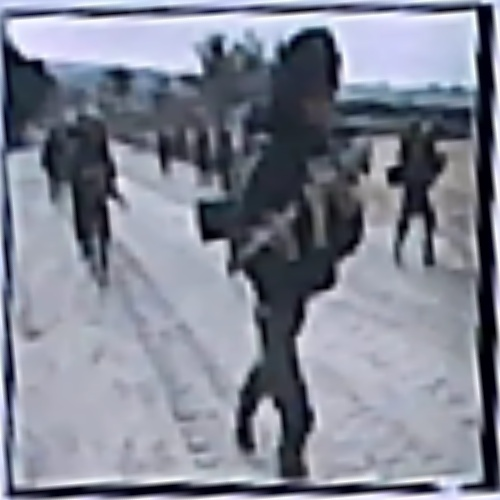
#> input picture Task_4/Task_4A/Arena_Images/Combat_Eval.jpg, 500 x 500 px, given in place of the camera
$ jupyter execute --allow-errors new_task_4a.ipynb   (text cells are left out)
#> lines starting #> are read from the running program, lines starting #| are printed output that depends on the picture
[cell 1]
from keras.models import load_model
import os
from torchvision import transforms
import numpy as np
import cv2 as cv
from keras.preprocessing import image
from keras.preprocessing.image import load_img, img_to_array
from tensorflow.keras.applications.resnet_v2 import preprocess_input
import math

[cell 2]
class_labels = [
    "combat",
    "destroyed_buildings",
    "fire",
    "human_aid_rehabilitation",
    "military_vehicles",
]
IMG_SIZE = (90, 90)
IMAGE_ORDER = ["A", "B", "C", "D", "E"]
predicted_class_list = []

[cell 3]
def preprocess_arena(arena):
    arena = cv.rotate(arena, cv.ROTATE_90_COUNTERCLOCKWISE)
    arena = arena[450:1750, 0:1080]
    return arena

[cell 4]
def detect_ArUco_details(image):
    ArUco_details_dict = {}
    ArUco_corners = {}

    # [7 lines of commented-out code are left out]

    image_gray = cv.cvtColor(image, cv.COLOR_BGR2GRAY)
    # image_gray = cv.GaussianBlur(image_gray, (5, 5), 3)
    dictionary = cv.aruco.getPredefinedDictionary(cv.aruco.DICT_4X4_1000)
    parameters = cv.aruco.DetectorParameters()
    detector = cv.aruco.ArucoDetector(dictionary, parameters)
    bboxs, ids, _ = detector.detectMarkers(image_gray)

    # image = cv.flip(image, 1)

    if ids is not None:
        # bboxs[0][0][3],bboxs[0][0][2] = bboxs[0][0][2],bboxs[0][0][3]
        # for i in range(0, 3):
        #     bboxs[0][0][i][0] = abs(bboxs[0][0][i][0] - frame_width)
        ArUco_corners2 = (np.int0(bboxs)).ravel()
        # print(bboxs[0][0][0][0])
        ArUco_corners = {}
        ArUco_corners_list = []
        count1 = 0
        count2 = 0
        for i in range(0, len(ArUco_corners2), +2):
            temp = []
            temp.append(ArUco_corners2[i])
            temp.append(ArUco_corners2[i + 1])
            count1 += 1
            ArUco_corners_list.append(temp)
            if count1 % 4 == 0 and count1 != 0:
                ArUco_corners[count2] = ArUco_corners_list
                count2 += 1
                ArUco_corners_list = []
        ArUco_ID = ids.ravel()
        centre = []
        for i in range(0, len(ArUco_corners)):
            sumx = 0
            sumy = 0
            for j in range(0, 4):
                sumx += ArUco_corners[i][j][0]
                sumy += ArUco_corners[i][j][1]
            lst = []
            lst.append(int(sumx / 4.0))
            lst.append(int(sumy / 4.0))
            centre.append(lst)

        slope = []
        for i in range(0, len(ArUco_corners)):
            vr = 0
            x1 = int(round((ArUco_corners[i][0][0] + ArUco_corners[i][1][0]) / 2))
            y1 = int(round((ArUco_corners[i][0][1] + ArUco_corners[i][1][1]) / 2))
            x2 = centre[i][0]
            y2 = centre[i][1]
            c = 0
            if x2 == x1 and y2 <= y1:  # 2nd Quadrant
                vr = -180
                c += 1
            elif x2 <= x1 and y2 == y1:  # 1st Quadrant
                vr = -90
                c += 1
            elif x2 >= x1 and y2 == y1:  # 3rd Quadrant
                vr = 90
                c += 1
            elif x2 == x1 and y2 >= y1:  # 4th Quadrant
                vr = 0
                c += 1
            if c == 0:
                x1 = ArUco_corners[i][0][0]
                x2 = ArUco_corners[i][1][0]
                y1 = ArUco_corners[i][0][1]
                y2 = ArUco_corners[i][1][1]
                if x1 != x2:
                    vr = int(round(math.degrees(math.atan2((y1 - y2), (x2 - x1)))))
                vr = int(vr)
                x1 = int(round((ArUco_corners[i][0][0] + ArUco_corners[i][1][0]) / 2))
                y1 = int(round((ArUco_corners[i][0][1] + ArUco_corners[i][1][1]) / 2))
                x2 = centre[i][0]
                y2 = centre[i][1]
            slope.append(vr)
        lst = []
        for i in range(0, len(ArUco_ID)):
            lst.append(centre[i])
            lst.append(int(slope[i]))
            ArUco_details_dict[int(ArUco_ID[i])] = lst
            lst = []
        ArUco_corners_copy = ArUco_corners.copy()
        ArUco_corners = {}
        for i in range(0, len(ArUco_ID)):
            ArUco_corners[int(abs(ArUco_ID[i]))] = ArUco_corners_copy[i]

    return ArUco_details_dict, ArUco_corners

[cell 5]
def get_ROI_Images(arena):
    roi_images_array = []
    event_arcs = [21, 29, 30, 34, 48]
    for i in event_arcs:
        ArUco_details_dict, _ = detect_ArUco_details(arena)
        print("ArUco_details_dict", ArUco_details_dict)
        point1 = (ArUco_details_dict[i][0][0], ArUco_details_dict[i][0][1] - 50)
        point2 = (
            ArUco_details_dict[i][0][0] - 200,
            ArUco_details_dict[i][0][1] + 120,
        )
        top_left = (min(point1[0], point2[0]), min(point1[1], point2[1]))
        bottom_right = (max(point1[0], point2[0]), max(point1[1], point2[1]))
        roi = arena[top_left[1] : bottom_right[1], top_left[0] : bottom_right[0]]

        # roi_images = np.zeros_like(arena)
        # roi_images[top_left[1] : bottom_right[1], top_left[0] : bottom_right[0]] = roi
        # roi_images_array.append(roi_images)
        roi_images_array.append(roi)
    return roi_images_array

[cell 6]
# [36 lines left out: function threshold_sweep, not called in this run]

[cell 7]
# [34 lines left out: function put_bounding_square, not called in this run]

[cell 8]
# [11 lines left out: function predict_class, not called in this run]

[cell 9]
# [15 lines left out: function add_event_name, not called in this run]

[cell 10]
# arena = cv.imread("/mnt/Storage/Pictures/picture_2023-12-23_23-59-36 (copy).jpg")
try:
    cap = cv.VideoCapture("/dev/video2")
    if not cap.isOpened():
        print("Could not open /dev/video2")
        raise Exception("Could not open /dev/video2")
except:
    cap = cv.VideoCapture("/dev/video3")
    if not cap.isOpened():
        print("Could not open /dev/video3 either. Please check your device.")
        try:
            cap = cv.VideoCapture("/dev/video0")
            if not cap.isOpened():
                print("Could not open /dev/video0")
                raise Exception("Could not open /dev/video0")
        except:
            cap = cv.VideoCapture("/dev/video1")
            if not cap.isOpened():
                print("Could not open /dev/video1 either. Please check your device.")

desired_width = 1920
desired_height = 1080
cap.set(cv.CAP_PROP_FRAME_WIDTH, desired_width)
cap.set(cv.CAP_PROP_FRAME_HEIGHT, desired_height)
ret, arena = cap.read()
#> arena is the input picture: shape (500, 500, 3); mean B, G, R 146.5, 132.3, 128
if detect_ArUco_details(arena) == {}:
#> in detect_ArUco_details, `image_gray = cv.cvtColor(image, cv.COLOR_BGR2GRAY)`:
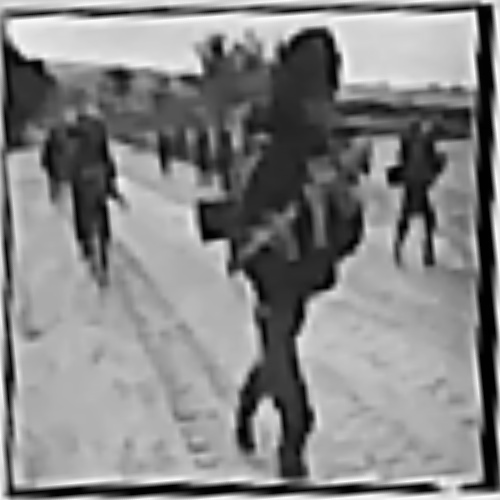
#> image_gray: shape (500, 500); min 0, max 255, mean 132.6
#> in detect_ArUco_details, `bboxs, ids, _ = detector.detectMarkers(image_gray)`: bboxs = (); ids = None
    try:
        cap = cv.VideoCapture("/dev/video0")
        if not cap.isOpened():
            print("Could not open /dev/video0")
            raise Exception("Could not open /dev/video0")
    except:
        cap = cv.VideoCapture("/dev/video1")
        if not cap.isOpened():
            print("Could not open /dev/video1 either. Please check your device.")
    desired_width = 1920
    desired_height = 1080
    cap.set(cv.CAP_PROP_FRAME_WIDTH, desired_width)
    cap.set(cv.CAP_PROP_FRAME_HEIGHT, desired_height)

arena = preprocess_arena(arena)
#> in preprocess_arena, `arena = cv.rotate(arena, cv.ROTATE_90_COUNTERCLOCKWISE)`:
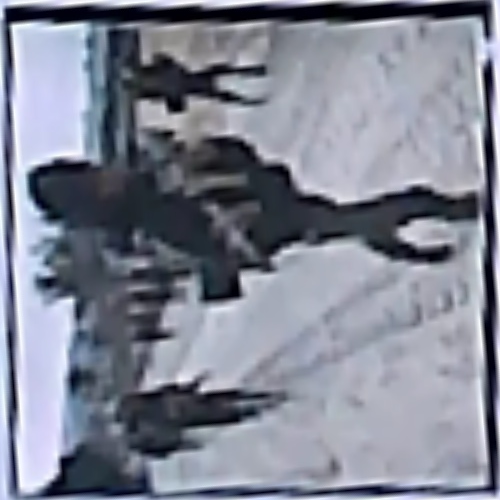
#> arena: shape (500, 500, 3); mean of channels 0, 1, 2 146.5, 132.3, 128; drawn as B, G, R
#> in preprocess_arena, `arena = arena[450:1750, 0:1080]`:
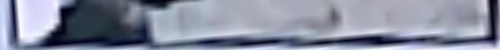
#> arena: shape (50, 500, 3); mean of channels 0, 1, 2 157.7, 139.5, 134; drawn as B, G, R
#> the loop in get_ROI_Images, `for i in event_arcs:` made 1 pass
#| ArUco_details_dict {}
#> pass 1, in detect_ArUco_details (call 2), `image_gray = cv.cvtColor(image, cv.COLOR_BGR2GRAY)`:
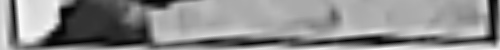
#> image_gray: shape (50, 500); min 2, max 252, mean 139.9
#> after the loop in get_ROI_Images, `for i in event_arcs:`: roi_images_array = []
cv.imshow("I_Arena", arena)


#> (the rest of this cell did not finish here and is left out)

$ run again, on Task_4/Task_4A/Arena_Images/Combat_Test1.jpg
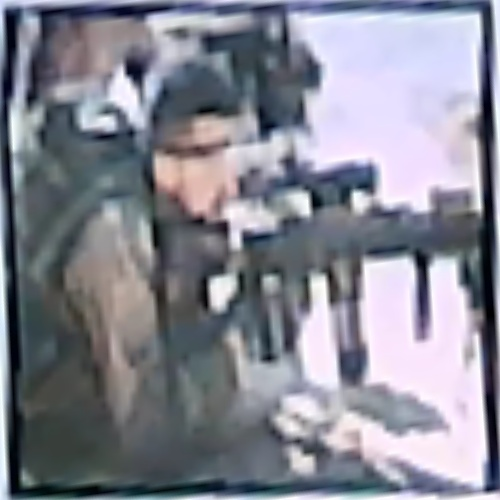
#> input picture Task_4/Task_4A/Arena_Images/Combat_Test1.jpg, 500 x 500 px, given in place of the camera
#> arena is the input picture: shape (500, 500, 3); mean B, G, R 146.2, 134.9, 133.6
#> bboxs = (); ids = None
#> in preprocess_arena, `arena = cv.rotate(arena, cv.ROTATE_90_COUNTERCLOCKWISE)`:
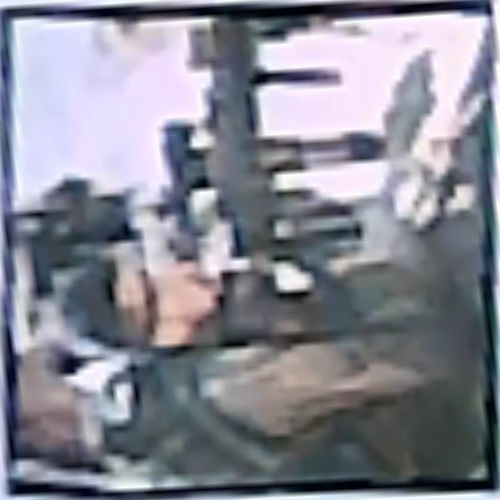
#> arena: shape (500, 500, 3); mean of channels 0, 1, 2 146.2, 134.9, 133.6; drawn as B, G, R
#> the loop in get_ROI_Images, `for i in event_arcs:` made 1 pass
#| ArUco_details_dict {}
#> pass 1, in detect_ArUco_details (call 2), `image_gray = cv.cvtColor(image, cv.COLOR_BGR2GRAY)`:
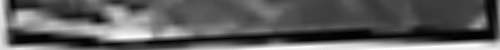
#> image_gray: shape (50, 500); min 1, max 253, mean 93.1
#> after the loop in get_ROI_Images, `for i in event_arcs:`: roi_images_array = []

$ run again, on Task_4/Task_4A/Arena_Images/Fire_Eval.jpg
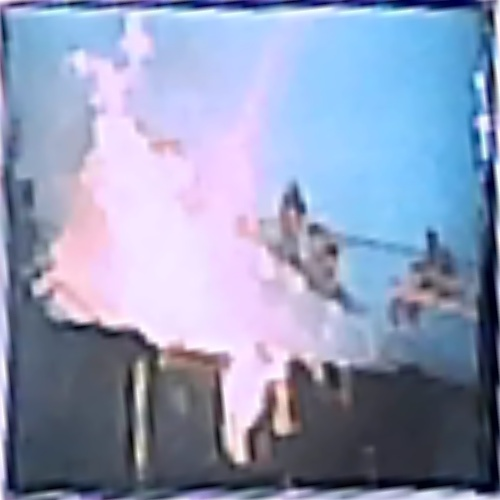
#> input picture Task_4/Task_4A/Arena_Images/Fire_Eval.jpg, 500 x 500 px, given in place of the camera
#> arena is the input picture: shape (500, 500, 3); mean B, G, R 183.5, 153.9, 142.6
#> in detect_ArUco_details, `image_gray = cv.cvtColor(image, cv.COLOR_BGR2GRAY)`:
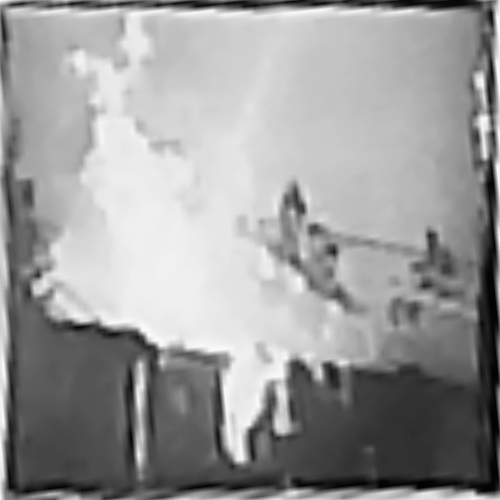
#> image_gray: shape (500, 500); min 1, max 254, mean 153.9
#> bboxs = (); ids = None
#> the loop in get_ROI_Images, `for i in event_arcs:` made 1 pass
#| ArUco_details_dict {}
#> pass 1, in detect_ArUco_details (call 2), `image_gray = cv.cvtColor(image, cv.COLOR_BGR2GRAY)`:
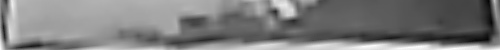
#> image_gray: shape (50, 500); min 5, max 253, mean 124.6
#> after the loop in get_ROI_Images, `for i in event_arcs:`: roi_images_array = []

$ run again, on Task_4/Task_4A/Arena_Images/Fire_Test1.jpg
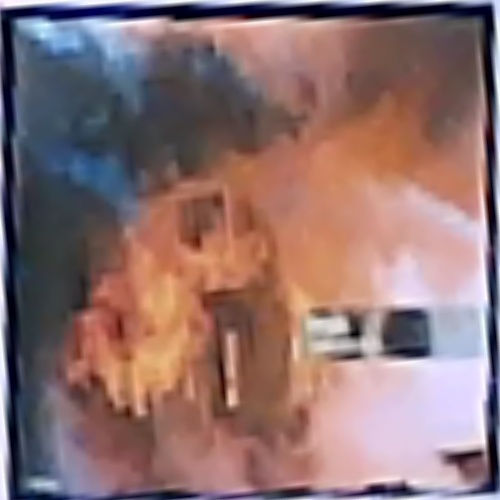
#> input picture Task_4/Task_4A/Arena_Images/Fire_Test1.jpg, 500 x 500 px, given in place of the camera
#> arena is the input picture: shape (500, 500, 3); mean B, G, R 111.7, 112.4, 141.3
#> in detect_ArUco_details, `image_gray = cv.cvtColor(image, cv.COLOR_BGR2GRAY)`:
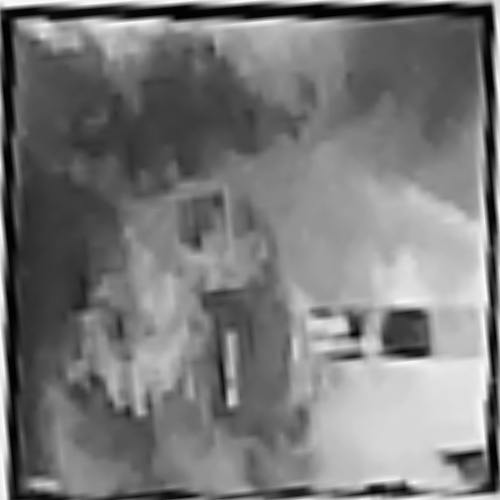
#> image_gray: shape (500, 500); min 1, max 254, mean 121
#> bboxs = (); ids = None
#> the loop in get_ROI_Images, `for i in event_arcs:` made 1 pass
#| ArUco_details_dict {}
#> pass 1, in detect_ArUco_details (call 2), `image_gray = cv.cvtColor(image, cv.COLOR_BGR2GRAY)`:
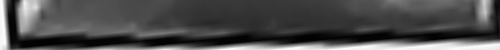
#> image_gray: shape (50, 500); min 1, max 254, mean 76.5
#> after the loop in get_ROI_Images, `for i in event_arcs:`: roi_images_array = []
